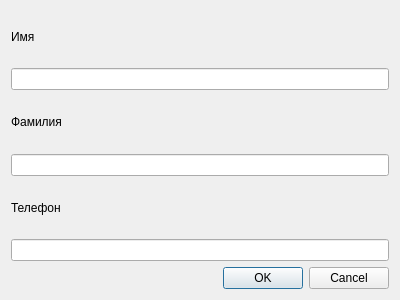
<?xml version="1.0" encoding="UTF-8"?>
<ui version="4.0">
 <class>DialogAddEmployee</class>
 <widget class="QDialog" name="DialogAddEmployee">
  <property name="geometry">
   <rect>
    <x>0</x>
    <y>0</y>
    <width>400</width>
    <height>300</height>
   </rect>
  </property>
  <property name="windowTitle">
   <string>Dialog</string>
  </property>
  <layout class="QVBoxLayout" name="verticalLayout" stretch="1,3,1,3,1,3,3">
   <item>
    <widget class="QLabel" name="lbl_name">
     <property name="text">
      <string>Имя</string>
     </property>
    </widget>
   </item>
   <item>
    <widget class="QLineEdit" name="le_name"/>
   </item>
   <item>
    <widget class="QLabel" name="lbl_last_name">
     <property name="text">
      <string>Фамилия</string>
     </property>
    </widget>
   </item>
   <item>
    <widget class="QLineEdit" name="le_last_name"/>
   </item>
   <item>
    <widget class="QLabel" name="lbl_tel">
     <property name="text">
      <string>Телефон</string>
     </property>
    </widget>
   </item>
   <item>
    <widget class="QLineEdit" name="le_tel"/>
   </item>
   <item>
    <widget class="QDialogButtonBox" name="buttonBox">
     <property name="orientation">
      <enum>Qt::Horizontal</enum>
     </property>
     <property name="standardButtons">
      <set>QDialogButtonBox::Cancel|QDialogButtonBox::Ok</set>
     </property>
    </widget>
   </item>
  </layout>
 </widget>
 <resources/>
 <connections>
  <connection>
   <sender>buttonBox</sender>
   <signal>accepted()</signal>
   <receiver>DialogAddEmployee</receiver>
   <slot>accept()</slot>
   <hints>
    <hint type="sourcelabel">
     <x>248</x>
     <y>254</y>
    </hint>
    <hint type="destinationlabel">
     <x>157</x>
     <y>274</y>
    </hint>
   </hints>
  </connection>
  <connection>
   <sender>buttonBox</sender>
   <signal>rejected()</signal>
   <receiver>DialogAddEmployee</receiver>
   <slot>reject()</slot>
   <hints>
    <hint type="sourcelabel">
     <x>316</x>
     <y>260</y>
    </hint>
    <hint type="destinationlabel">
     <x>286</x>
     <y>274</y>
    </hint>
   </hints>
  </connection>
 </connections>
</ui>
